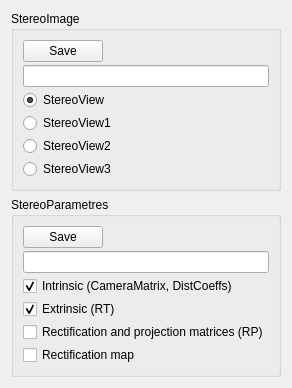
        <widget class="QWidget" name="tab_2">
         <attribute name="title">
          <string>Output</string>
         </attribute>
         <layout class="QVBoxLayout" name="verticalLayout_5">
          <item>
           <widget class="QGroupBox" name="groupBox_6">
            <property name="title">
             <string>StereoImage</string>
            </property>
            <layout class="QVBoxLayout" name="verticalLayout_3">
             <property name="spacing">
              <number>3</number>
             </property>
             <item>
              <layout class="QHBoxLayout" name="horizontalLayout_11">
               <item>
                <widget class="QPushButton" name="pushButton_8">
                 <property name="text">
                  <string>Save</string>
                 </property>
                </widget>
               </item>
               <item>
                <spacer name="horizontalSpacer_13">
                 <property name="orientation">
                  <enum>Qt::Horizontal</enum>
                 </property>
                 <property name="sizeHint" stdset="0">
                  <size>
                   <width>40</width>
                   <height>20</height>
                  </size>
                 </property>
                </spacer>
               </item>
              </layout>
             </item>
             <item>
              <widget class="QLineEdit" name="lineEdit"/>
             </item>
             <item>
              <widget class="QRadioButton" name="radioButton">
               <property name="text">
                <string>StereoView</string>
               </property>
               <property name="checked">
                <bool>true</bool>
               </property>
              </widget>
             </item>
             <item>
              <widget class="QRadioButton" name="radioButton_2">
               <property name="text">
                <string>StereoView1</string>
               </property>
              </widget>
             </item>
             <item>
              <widget class="QRadioButton" name="radioButton_3">
               <property name="text">
                <string>StereoView2</string>
               </property>
              </widget>
             </item>
             <item>
              <widget class="QRadioButton" name="radioButton_4">
               <property name="text">
                <string>StereoView3</string>
               </property>
              </widget>
             </item>
             <item>
              <spacer name="verticalSpacer_3">
               <property name="orientation">
                <enum>Qt::Vertical</enum>
               </property>
               <property name="sizeHint" stdset="0">
                <size>
                 <width>20</width>
                 <height>0</height>
                </size>
               </property>
              </spacer>
             </item>
            </layout>
           </widget>
          </item>
          <item>
           <widget class="QGroupBox" name="groupBox_7">
            <property name="title">
             <string>StereoParametres</string>
            </property>
            <layout class="QVBoxLayout" name="verticalLayout_11">
             <property name="spacing">
              <number>3</number>
             </property>
             <item>
              <layout class="QHBoxLayout" name="horizontalLayout_13">
               <item>
                <widget class="QPushButton" name="pushButton_9">
                 <property name="text">
                  <string>Save</string>
                 </property>
                </widget>
               </item>
               <item>
                <spacer name="horizontalSpacer_14">
                 <property name="orientation">
                  <enum>Qt::Horizontal</enum>
                 </property>
                 <property name="sizeHint" stdset="0">
                  <size>
                   <width>40</width>
                   <height>20</height>
                  </size>
                 </property>
                </spacer>
               </item>
              </layout>
             </item>
             <item>
              <widget class="QLineEdit" name="lineEdit_2"/>
             </item>
             <item>
              <widget class="QCheckBox" name="checkBox_2">
               <property name="text">
                <string>Intrinsic (CameraMatrix, DistCoeffs)</string>
               </property>
               <property name="checked">
                <bool>true</bool>
               </property>
              </widget>
             </item>
             <item>
              <widget class="QCheckBox" name="checkBox_3">
               <property name="text">
                <string>Extrinsic (RT)</string>
               </property>
               <property name="checked">
                <bool>true</bool>
               </property>
              </widget>
             </item>
             <item>
              <widget class="QCheckBox" name="checkBox_4">
               <property name="text">
                <string>Rectification and projection matrices (RP)</string>
               </property>
              </widget>
             </item>
             <item>
              <widget class="QCheckBox" name="checkBox_5">
               <property name="text">
                <string>Rectification map</string>
               </property>
              </widget>
             </item>
             <item>
              <spacer name="verticalSpacer">
               <property name="orientation">
                <enum>Qt::Vertical</enum>
               </property>
               <property name="sizeHint" stdset="0">
                <size>
                 <width>20</width>
                 <height>0</height>
                </size>
               </property>
              </spacer>
             </item>
            </layout>
           </widget>
          </item>
         </layout>
        </widget>
